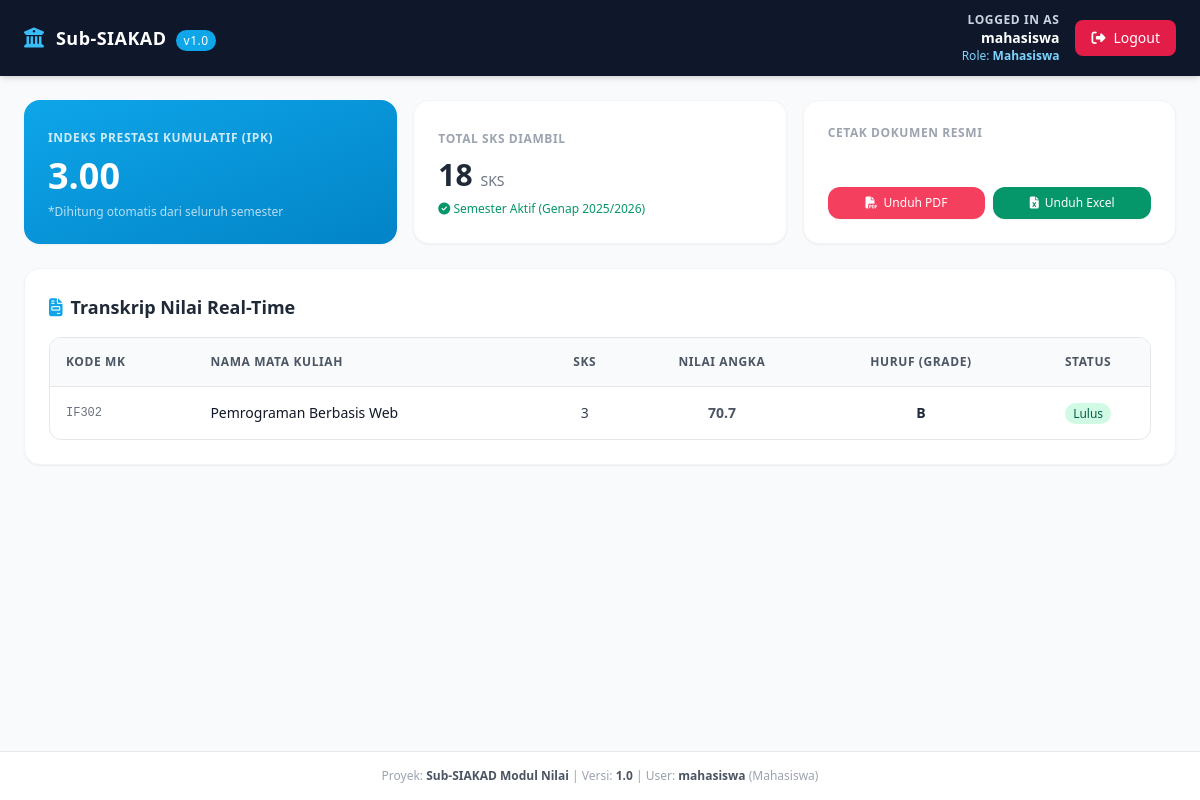
/grades.php (signed in), run on the app's committed database.
### tables this page shows
CREATE TABLE nilai (
  id INT AUTO_INCREMENT PRIMARY KEY,
  mahasiswa_id INT NOT NULL,
  mata_kuliah_id INT NOT NULL,
  tugas DECIMAL(5,2),
  uts DECIMAL(5,2),
  uas DECIMAL(5,2),
  akhir DECIMAL(5,2),
  grade VARCHAR(2),
  CONSTRAINT fk_nilai_mahasiswa FOREIGN KEY (mahasiswa_id) REFERENCES mahasiswa_profile(id) ON DELETE CASCADE,
  CONSTRAINT fk_nilai_mk FOREIGN KEY (mata_kuliah_id) REFERENCES mata_kuliah(id) ON DELETE CASCADE
);

CREATE TABLE mata_kuliah (
  id INT AUTO_INCREMENT PRIMARY KEY,
  kode VARCHAR(50),
  nama VARCHAR(255),
  sks INT,
  dosen_id INT NULL,
  jadwal_mulai DATETIME NULL,
  ruang VARCHAR(100),
  semester VARCHAR(100),
  CONSTRAINT fk_mk_dosen FOREIGN KEY (dosen_id) REFERENCES dosen_profile(id) ON DELETE SET NULL
);

### grades.php (the view, shortened to what this page needs)
<?php
require_once 'config.php';
$currentUser = $_SESSION['user']['username'];
$currentUserId = (int)($_SESSION['user']['id'] ?? 0);
$userRole = $_SESSION['user']['role'];
$fallbackMahasiswaData = [
    ['nim' => '21001', 'nama' => 'Ahmad Fauzi', 'tugas' => 85, 'uts' => 80, 'uas' => 90, 'akhir' => 85.5, 'grade' => 'A', 'mk' => 'Pemrograman Berbasis Web', 'sks' => 3, 'kode' => 'IF302'],
    ['nim' => '21002', 'nama' => 'Siti Rahmawati', 'tugas' => 70, 'uts' => 75, 'uas' => 68, 'akhir' => 70.7, 'grade' => 'B', 'mk' => 'Pemrograman Berbasis Web', 'sks' => 3, 'kode' => 'IF302'],
    ['nim' => '21003', 'nama' => 'Budi Santoso', 'tugas' => 60, 'uts' => 55, 'uas' => 65, 'akhir' => 60.5, 'grade' => 'C', 'mk' => 'Pemrograman Berbasis Web', 'sks' => 3, 'kode' => 'IF302']
];
$mahasiswaTranskripData = $pdo ? loadMahasiswaNilaiData($pdo, $currentUserId) : (isset($fallbackMahasiswaData[1]) ? [$fallbackMahasiswaData[1]] : array_slice($fallbackMahasiswaData, 0, 1));
function loadMahasiswaNilaiData($pdo, $userId) {
    $stmt = $pdo->prepare("SELECT n.id AS nilai_id, mp.nim, COALESCE(u.full_name, u.username) AS nama,
            COALESCE(n.tugas, 0) AS tugas, COALESCE(n.uts, 0) AS uts, COALESCE(n.uas, 0) AS uas,
            COALESCE(n.akhir, 0) AS akhir, COALESCE(n.grade, 'E') AS grade,
            mk.id AS mata_kuliah_id, mk.kode, mk.nama AS mk, mk.sks, mk.jadwal_mulai, mk.ruang, mk.semester
        FROM mahasiswa_profile mp
        JOIN users u ON u.id = mp.user_id
        JOIN nilai n ON n.mahasiswa_id = mp.id
        JOIN mata_kuliah mk ON mk.id = n.mata_kuliah_id
        WHERE mp.user_id = :user_id
        ORDER BY mk.kode");
    $stmt->execute([':user_id' => $userId]);
    return $stmt->fetchAll(PDO::FETCH_ASSOC);
}
function gradeKeBobot($grade) {
    $mapping = ['A' => 4, 'B' => 3, 'C' => 2, 'D' => 1, 'E' => 0];
    return $mapping[$grade] ?? 0;
}
function hitungIPK($data) {
    $totalBobotSKS = 0;
    $totalSKS = 0;
    foreach ($data as $mhs) {
        $totalBobotSKS += (gradeKeBobot($mhs['grade']) * $mhs['sks']);
        $totalSKS += $mhs['sks'];
    }
    return $totalSKS > 0 ? $totalBobotSKS / $totalSKS : 0;
}
?>
<!DOCTYPE html>
<html lang="id">
<head>
    <script src="https://cdn.tailwindcss.com"></script>
    <link rel="stylesheet" href="https://cdnjs.cloudflare.com/ajax/libs/font-awesome/6.4.0/css/all.min.css">
</head>
<body class="bg-gray-50 font-sans min-h-screen flex flex-col">
    <div class="bg-slate-900 text-white px-6 py-3 flex flex-wrap justify-between items-center shadow-md gap-3">
        <div class="flex items-center gap-3">
            <i class="fa-solid fa-university text-sky-400 text-xl"></i>
            <span class="font-bold text-lg tracking-wide">Sub-SIAKAD <span class="text-xs font-normal bg-sky-500 text-white px-2 py-0.5 rounded-full ml-1">v1.0</span></span>
        </div>
        <div class="flex items-center gap-4">
            <div class="text-right">
                <div class="text-xs text-slate-300 uppercase tracking-wider font-semibold">Logged in as</div>
                <div class="font-bold text-sm"><?php echo htmlspecialchars($currentUser); ?></div>
                <div class="text-xs text-sky-300">Role: <span class="font-semibold"><?php echo ucfirst(str_replace('_', ' ', $userRole)); ?></span></div>
            </div>
            <a href="logout.php" class="bg-rose-600 hover:bg-rose-700 text-white px-4 py-2 rounded-lg text-sm font-medium transition flex items-center gap-2">
                <i class="fa-solid fa-sign-out-alt"></i> Logout
            </a>
        </div>
    </div>
    <div class="flex-1 max-w-7xl w-full mx-auto p-4 md:p-6">
        <div id="panel-mahasiswa" class="dashboard-container <?php echo $userRole === 'mahasiswa' ? 'active' : ''; ?> space-y-6">
            <div class="grid grid-cols-1 md:grid-cols-3 gap-4">
                <div class="bg-gradient-to-br from-sky-500 to-sky-600 text-white p-6 rounded-2xl shadow-sm">
                    <span class="text-xs uppercase tracking-wider font-semibold opacity-80">Indeks Prestasi Kumulatif (IPK)</span>
                    <h3 class="text-4xl font-extrabold mt-2"><?php echo number_format(hitungIPK($mahasiswaTranskripData), 2); ?></h3>
                    <p class="text-xs mt-2 opacity-70">*Dihitung otomatis dari seluruh semester</p>
                </div>
                <div class="bg-white p-6 rounded-2xl shadow-sm border border-gray-100">
                    <span class="text-xs text-gray-400 uppercase tracking-wider font-semibold">Total SKS Diambil</span>
                    <h3 class="text-3xl font-bold text-gray-800 mt-2">18 <span class="text-sm font-normal text-gray-500">SKS</span></h3>
                    <p class="text-xs mt-2 text-emerald-600 font-medium"><i class="fa-solid fa-circle-check"></i> Semester Aktif (Genap 2025/2026)</p>
                </div>
                <div class="bg-white p-6 rounded-2xl shadow-sm border border-gray-100 flex flex-col justify-between">
                    <span class="text-xs text-gray-400 uppercase tracking-wider font-semibold">Cetak Dokumen Resmi</span>
                    <div class="flex gap-2 mt-4">
                        <a href="grades.php?download=transkrip&format=pdf" class="flex-1 bg-rose-500 hover:bg-rose-600 text-white py-2 rounded-xl text-xs font-medium transition flex items-center justify-center gap-1.5 shadow-sm">
                            <i class="fa-solid fa-file-pdf"></i> Unduh PDF
                        </a>
                        <a href="grades.php?download=transkrip&format=excel" class="flex-1 bg-emerald-600 hover:bg-emerald-700 text-white py-2 rounded-xl text-xs font-medium transition flex items-center justify-center gap-1.5 shadow-sm">
                            <i class="fa-solid fa-file-excel"></i> Unduh Excel
                        </a>
                    </div>
                </div>
            </div>
            <div class="bg-white p-6 rounded-2xl shadow-sm border border-gray-100">
                <h2 class="text-lg font-bold text-gray-800 mb-4"><i class="fa-solid fa-file-invoice text-sky-500 mr-2"></i>Transkrip Nilai Real-Time</h2>
                <div class="overflow-x-auto rounded-xl border border-gray-200">
                    <table class="w-full text-left border-collapse">
                        <thead>
                            <tr class="bg-gray-50 border-b border-gray-200 text-gray-600 font-semibold text-xs uppercase tracking-wider">
                                <th class="p-4">Kode MK</th>
                                <th class="p-4">Nama Mata Kuliah</th>
                                <th class="p-4 text-center">SKS</th>
                                <th class="p-4 text-center">Nilai Angka</th>
                                <th class="p-4 text-center">Huruf (Grade)</th>
                                <th class="p-4 text-center">Status</th>
                            </tr>
                        </thead>
                        <tbody class="text-sm text-gray-700 divide-y divide-gray-100">
                            <?php foreach ($mahasiswaTranskripData as $mhs): ?>
                            <tr class="hover:bg-gray-50 transition">
                                <td class="p-4 font-mono text-xs text-gray-500"><?php echo htmlspecialchars($mhs['kode']); ?></td>
                                <td class="p-4 font-medium text-gray-900"><?php echo htmlspecialchars($mhs['mk']); ?></td>
                                <td class="p-4 text-center"><?php echo $mhs['sks']; ?></td>
                                <td class="p-4 text-center font-semibold text-gray-600"><?php echo number_format($mhs['akhir'], 1); ?></td>
                                <td class="p-4 text-center"><span class="font-bold text-gray-800"><?php echo $mhs['grade']; ?></span></td>
                                <td class="p-4 text-center"><span class="text-xs bg-emerald-100 text-emerald-800 px-2 py-0.5 rounded-full font-medium">Lulus</span></td>
                            </tr>
                            <?php endforeach; ?>
                        </tbody>
                    </table>
                </div>
            </div>
        </div>
    </div>
    <footer class="bg-white border-t border-gray-200 py-4 px-6 text-center text-xs text-gray-400">
        <div>Proyek: <span class="font-semibold text-gray-600">Sub-SIAKAD Modul Nilai</span> | Versi: <span class="font-semibold text-gray-600">1.0</span> | User: <span class="font-semibold text-gray-600"><?php echo htmlspecialchars($currentUser); ?></span> (<?php echo ucfirst(str_replace('_', ' ', $userRole)); ?>)</div>
    </footer>
</body>
</html>

### grades.php (style rules this page uses)
.dashboard-container { display: none; }
.dashboard-container.active { display: block; }

### data on the page
nilai: mata_kuliah.kode "IF302", mata_kuliah.nama "Pemrograman Berbasis Web", mata_kuliah.sks "3", akhir "70.7", grade "B"

### other printed values
$currentUser "mahasiswa"
str_replace('_', ' ', $userRole) "Mahasiswa"
hitungIPK($mahasiswaTranskripData) "3.00"
